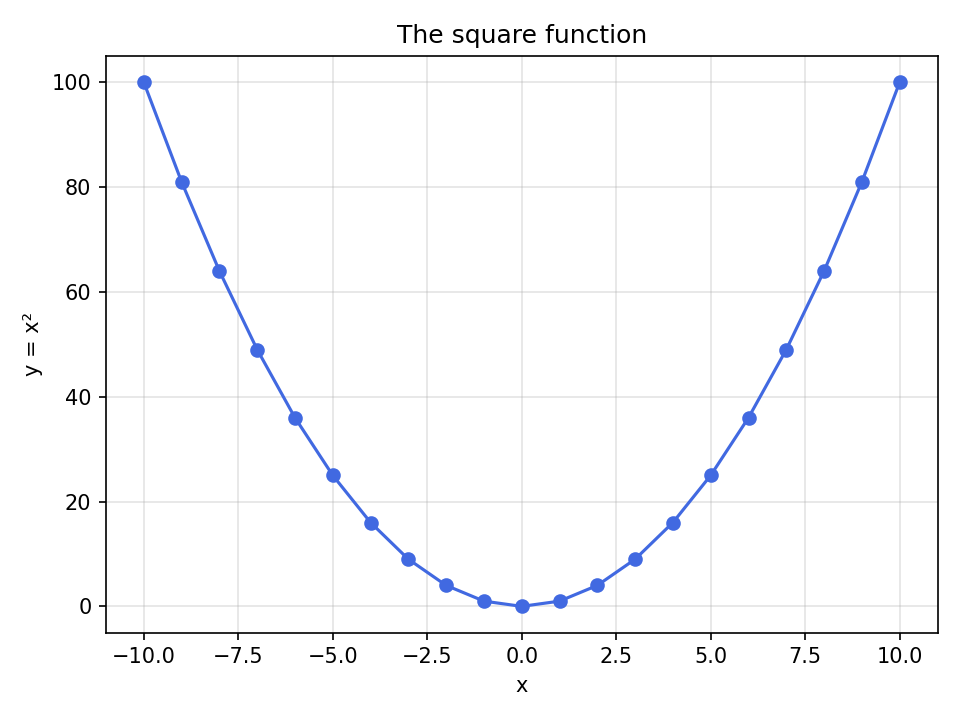

Write the Python code that produced this figure.
import csv 
from pathlib import Path
import matplotlib.pyplot as plt
import numpy as np
import pandas as pd

def main():
    folder = Path(__file__).resolve().parent
    csv_path = folder / "graph.csv"
    image_path = folder / "graph.png"

    with csv_path.open(encoding="utf-8", newline="") as csv_file:
        reader = csv.DictReader(csv_file)
        if reader.fieldnames != ["x", "y"]:
            raise ValueError("graph.csv must have exactly the columns x and y.")
        rows = list(reader)

    if len(rows) < 20:
        raise ValueError("graph.csv must contain at least 20 data rows.")
    try:
        x = np.array([float(row["x"]) for row in rows])
        y = np.array([float(row["y"]) for row in rows])
    except (TypeError, ValueError) as error:
        raise ValueError("All x and y values in graph.csv must be numbers.") from error

    if not np.allclose(y, np.square(x)):
        raise ValueError("Every y value in graph.csv must equal x squared.")

    figure, axes = plt.subplots()
    axes.plot(x, y, marker="o", color="royalblue")
    axes.set_title("The square function")
    axes.set_xlabel("x")
    axes.set_ylabel("y = x²")
    axes.grid(True, alpha=0.35)
    figure.tight_layout()
    figure.savefig(image_path, dpi=150)
    plt.close(figure)


if __name__ == "__main__":
    main()
